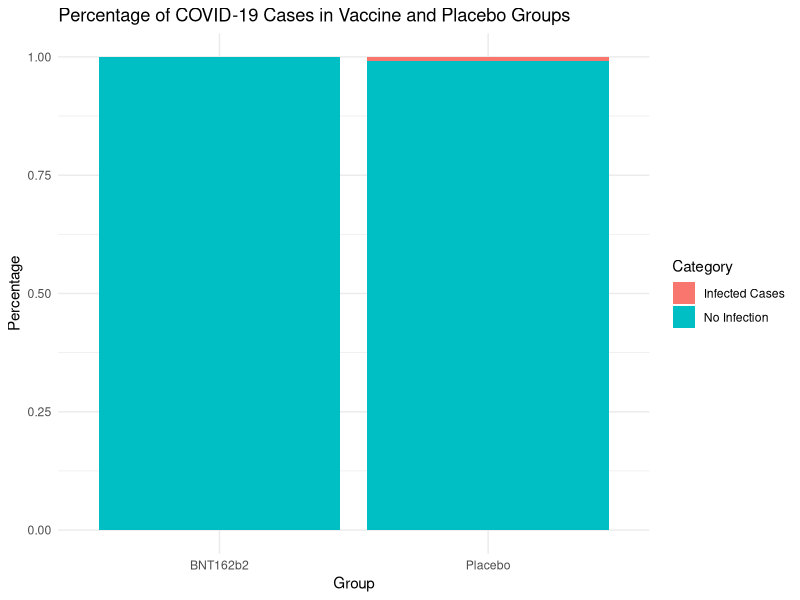

This figure's R source:
## ---- chunk 1
#Use this code chunk to include libraries, and set global options.
## ---- chunk 2
library(tibble)
library(ggplot2)
# Create a tibble
vaccine_data <- tibble(
  Group = c("BNT162b2", "Placebo", "Total"),
  Cases = c(8, 162, 170),
  Sample_Size = c(17411, 17511, 34922)
)

# Print the tibble
print(vaccine_data)
## ---- chunk 3
groups <- c("BNT162b2", "Placebo")
cases <- c(8, 162)
sample_sizes <- c(17411, 17511)

df <- data.frame(
  Group = rep(groups, each = 2),
  Category = rep(c("Infected Cases", "No Infection"), times = 2),
  Percentage = c(8/17411, 1-8/17411, 162/17511, 1-162/17511)
)

# Create the segmented bar plot
ggplot(df, aes(x = Group, y = Percentage, fill = Category)) +
  geom_bar(stat = "identity", position = "stack") +
  ggtitle("Percentage of COVID-19 Cases in Vaccine and Placebo Groups") +
  xlab("Group") +
  ylab("Percentage") +
  theme_minimal()
## ---- chunk 4
# You can reference your code in the appendix (sample here).
## ---- chunk 5
library(tibble)
library(tidyverse)
set.seed(123)
pi_mle <- 8/170
boot1 <- tibble(
  psi_mle = replicate(1000, expr = {
    samples <- rbinom(1, 170, pi_mle)
    est_psi <- (170-2*samples)/(170-samples)
    return(est_psi)
  })
)
boot1 %>% summarise(lower = quantile(psi_mle, 0.025),
                    upper = quantile(psi_mle, 0.975))
